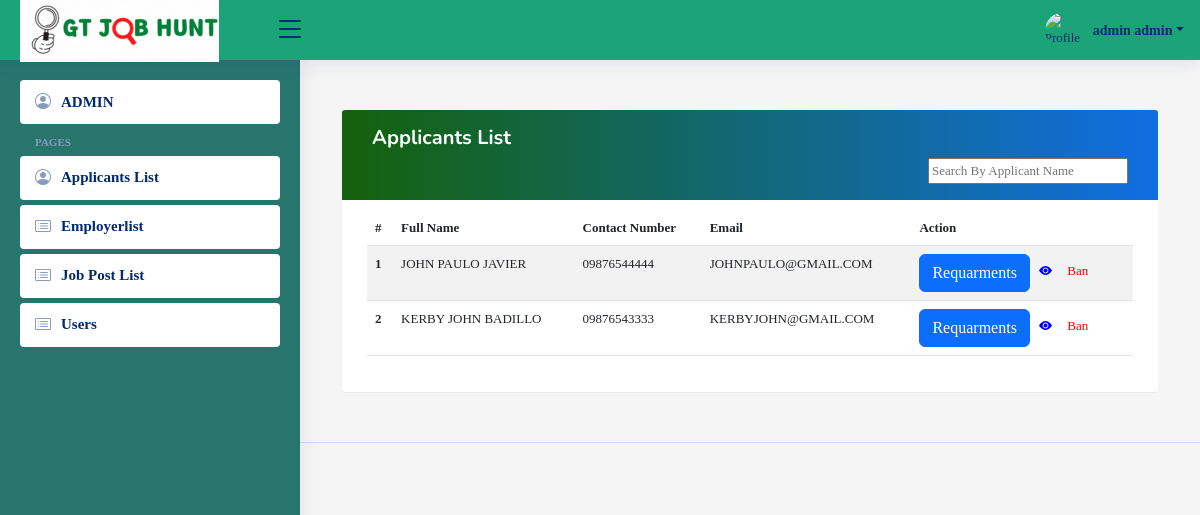
Before: /admin panel/applicantlist.php (signed in) with the older database file.
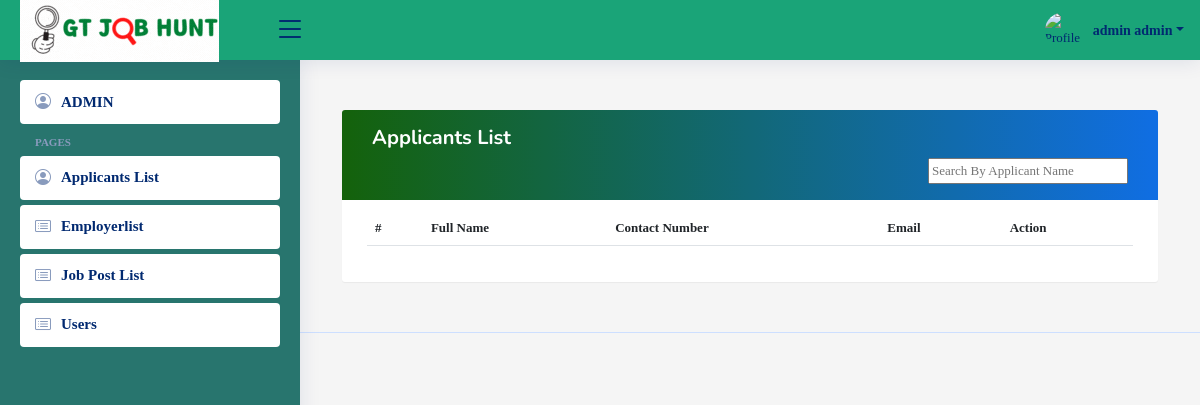
After: the same page with the newer database file.
### tables this page shows
CREATE TABLE `users` (
  `user_id` int(100) NOT NULL,
  `user_profile_img` varchar(255) DEFAULT NULL,
  `user_fname` varchar(100) NOT NULL,
  `user_lname` varchar(100) NOT NULL,
  `user_contact` varchar(11) NOT NULL,
  `user_email` varchar(100) NOT NULL,
  `verification_code` varchar(50) DEFAULT NULL,
  `email_verified_at` varchar(100) DEFAULT NULL,
  `address` varchar(100) NOT NULL,
  `user_password` varchar(255) NOT NULL,
  `user_role_id` int(11) NOT NULL
);

### admin panel/classes/CONFIGDB.php (called while the page is built, shortened)
<?php
	class CONFIGDB
	{
		private $_host = 'localhost';
		private $_username = 'root';
		private $_password = '';
		private $_database = 'job_portal_db';
		protected $connection;
		public function __construct()
		{
			if (!isset($this->connection)) {
				$this->connection = new mysqli($this->_host, $this->_username, $this->_password, $this->_database);
			}
			return $this->connection;
		}
	}
?>

### admin panel/classes/CRUDAPI.php (called while the page is built, shortened)
<?php
include_once 'CONFIGDB.php';
class CRUDAPI extends CONFIGDB
{
	public function getData($query)
	{
		$result = $this->connection->query($query);
		$rows = array();
		while ($row = $result->fetch_assoc()) {
			$rows[] = $row;
		}
		return $rows;
	}
}
?>

### admin panel/applicantlist.php (the view, shortened to what this page needs)
<?php
    include_once("classes/CRUDAPI.php");
  ?>
<?php include('layouts/head.php'); ?>
<?php include('layouts/header.php'); ?>
<?php include('layouts/sidebar.php'); ?>
<div class="container">
      <div class="table-wrapper">
        <div class="table-title">
          <div class="row">
            <div class="col-md-12">
          <h5><b>Applicants List</b></h5>
          <div class="search-bar" style="float:right;">
                   <div class="search-form d-flex align-items-center" method="POST" action="#">
                      <input type="text" id="searchData" placeholder="Search By Applicant Name" style="width:200px;" title="Enter search keyword">
                  </div>
      </div>
        </div>
      </div>
    </div>
       <table class="table table-striped table-hover">
            <thead>
              <tr>
                   <th scope="col">#</th>
                   <th scope="col">Full Name</th>
                   <th scope="col">Contact Number</th>
                   <th scope="col">Email</th>
                   <th scope="col">Action</th>
            </thead>
            <tbody id="table-main">
                <?php
              $query = "SELECT * FROM `users` LEFT JOIN requirements ON requirements.requirements_user_id = users.user_id where user_role_id = 4";
              $result = $crudapi->getData($query);
              $number = 1;
              foreach ($result as $key => $data) {
                ?>
       <tr>
              <th scope="row"><?php echo $number; ?></th>
              <td><?php echo strtoupper($data["user_fname"]." ".$data["user_lname"]); ?></td>
              <td><?php echo strtoupper($data["user_contact"]) ?></td>
              <td><?php echo strtoupper($data["user_email"]) ?></td>
              <td>
                       <div class="items-link items-link2 f-right">
                          <button type="button" data-id="<?php echo $data['requirements_filename']; ?>" class="btn btn-primary" id="viewreqs">Requarments</button>
                          <button type="button" data-id="<?php echo $data['user_id']; ?>" id="view" style="border: transparent; color: blue; background: transparent;"><i class="bi bi-eye-fill"></i></button>
                         <button type="button" data-id="<?php echo $data['user_id']; ?>" id="deleteuser" style="border: transparent; color: red; background: transparent;">Ban</button>
                      </div>
              </td>
              </tr>
          <?php $number++; } ?>
        </tbody>
      </table>
</div>
</div>
                <body style="align-items:center;">
<?php include('layouts/footer.php'); ?>

Changed rows visible on the page:
removed users: user_fname+user_lname "JOHN PAULO JAVIER", user_contact "09876544444", user_email "JOHNPAULO@GMAIL.COM"
removed users: user_fname+user_lname "KERBY JOHN BADILLO", user_contact "09876543333", user_email "KERBYJOHN@GMAIL.COM"
